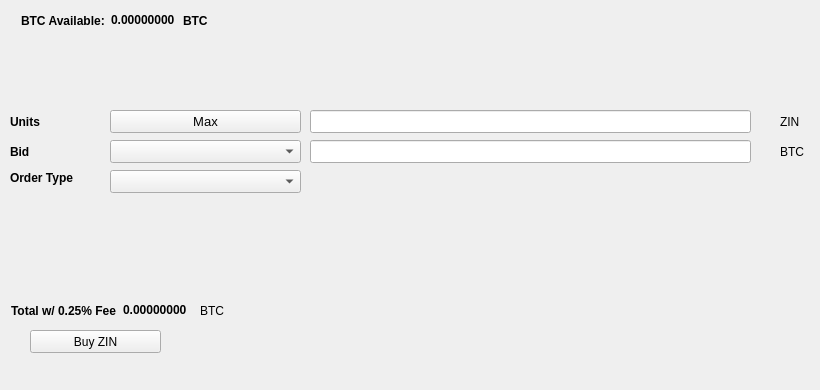
   <widget class="QWidget" name="BuyTab">
    <attribute name="title">
     <string>Buy</string>
    </attribute>
    <widget class="QPushButton" name="BuyZIN">
     <property name="geometry">
      <rect>
       <x>30</x>
       <y>330</y>
       <width>131</width>
       <height>23</height>
      </rect>
     </property>
     <property name="text">
      <string>Buy ZIN</string>
     </property>
     <property name="icon">
      <iconset resource="../zinni.qrc">
       <normaloff>:/icons/bitcoin</normaloff>:/icons/bitcoin</iconset>
     </property>
    </widget>
    <widget class="QLabel" name="label_3">
     <property name="geometry">
      <rect>
       <x>10</x>
       <y>110</y>
       <width>46</width>
       <height>23</height>
      </rect>
     </property>
     <property name="font">
      <font>
       <weight>75</weight>
       <bold>true</bold>
      </font>
     </property>
     <property name="text">
      <string>Units</string>
     </property>
    </widget>
    <widget class="QLineEdit" name="UnitsInput">
     <property name="geometry">
      <rect>
       <x>310</x>
       <y>110</y>
       <width>441</width>
       <height>23</height>
      </rect>
     </property>
     <property name="font">
      <font>
       <pointsize>9</pointsize>
       <weight>75</weight>
       <bold>true</bold>
      </font>
     </property>
    </widget>
    <widget class="QLineEdit" name="BuyBidPriceEdit">
     <property name="geometry">
      <rect>
       <x>310</x>
       <y>140</y>
       <width>441</width>
       <height>23</height>
      </rect>
     </property>
     <property name="font">
      <font>
       <pointsize>9</pointsize>
       <weight>75</weight>
       <bold>true</bold>
      </font>
     </property>
    </widget>
    <widget class="QLabel" name="label_4">
     <property name="geometry">
      <rect>
       <x>780</x>
       <y>110</y>
       <width>31</width>
       <height>23</height>
      </rect>
     </property>
     <property name="text">
      <string>ZIN</string>
     </property>
    </widget>
    <widget class="QLabel" name="label_5">
     <property name="geometry">
      <rect>
       <x>780</x>
       <y>140</y>
       <width>31</width>
       <height>23</height>
      </rect>
     </property>
     <property name="text">
      <string>BTC</string>
     </property>
    </widget>
    <widget class="QLabel" name="label_6">
     <property name="geometry">
      <rect>
       <x>10</x>
       <y>140</y>
       <width>46</width>
       <height>23</height>
      </rect>
     </property>
     <property name="font">
      <font>
       <weight>75</weight>
       <bold>true</bold>
      </font>
     </property>
     <property name="text">
      <string>Bid</string>
     </property>
    </widget>
    <widget class="QLabel" name="label_7">
     <property name="geometry">
      <rect>
       <x>10</x>
       <y>170</y>
       <width>91</width>
       <height>16</height>
      </rect>
     </property>
     <property name="font">
      <font>
       <weight>75</weight>
       <bold>true</bold>
      </font>
     </property>
     <property name="text">
      <string>Order Type</string>
     </property>
    </widget>
    <widget class="QPushButton" name="Buy_Max_Amount">
     <property name="geometry">
      <rect>
       <x>110</x>
       <y>110</y>
       <width>191</width>
       <height>23</height>
      </rect>
     </property>
     <property name="font">
      <font>
       <pointsize>10</pointsize>
      </font>
     </property>
     <property name="text">
      <string>Max</string>
     </property>
    </widget>
    <widget class="QComboBox" name="BuyBidcomboBox">
     <property name="geometry">
      <rect>
       <x>110</x>
       <y>140</y>
       <width>191</width>
       <height>23</height>
      </rect>
     </property>
     <property name="font">
      <font>
       <pointsize>10</pointsize>
      </font>
     </property>
    </widget>
    <widget class="QComboBox" name="buyOrdertypeCombo">
     <property name="geometry">
      <rect>
       <x>110</x>
       <y>170</y>
       <width>191</width>
       <height>23</height>
      </rect>
     </property>
     <property name="font">
      <font>
       <pointsize>10</pointsize>
      </font>
     </property>
    </widget>
    <widget class="QWidget" name="layoutWidget1">
     <property name="geometry">
      <rect>
       <x>21</x>
       <y>11</y>
       <width>227</width>
       <height>19</height>
      </rect>
     </property>
     <layout class="QHBoxLayout" name="horizontalLayout_3">
      <item>
       <widget class="QLabel" name="label232">
        <property name="font">
         <font>
          <weight>75</weight>
          <bold>true</bold>
         </font>
        </property>
        <property name="text">
         <string>BTC Available:</string>
        </property>
       </widget>
      </item>
      <item>
       <widget class="QLabel" name="BtcAvailableLbl">
        <property name="palette">
         <palette>
          <active>
           <colorrole role="WindowText">
            <brush brushstyle="SolidPattern">
             <color alpha="255">
              <red>0</red>
              <green>0</green>
              <blue>0</blue>
             </color>
            </brush>
           </colorrole>
           <colorrole role="Button">
            <brush brushstyle="SolidPattern">
             <color alpha="255">
              <red>0</red>
              <green>170</green>
              <blue>0</blue>
             </color>
            </brush>
           </colorrole>
           <colorrole role="Light">
            <brush brushstyle="SolidPattern">
             <color alpha="255">
              <red>0</red>
              <green>255</green>
              <blue>0</blue>
             </color>
            </brush>
           </colorrole>
           <colorrole role="Midlight">
            <brush brushstyle="SolidPattern">
             <color alpha="255">
              <red>0</red>
              <green>212</green>
              <blue>0</blue>
             </color>
            </brush>
           </colorrole>
           <colorrole role="Dark">
            <brush brushstyle="SolidPattern">
             <color alpha="255">
              <red>0</red>
              <green>85</green>
              <blue>0</blue>
             </color>
            </brush>
           </colorrole>
           <colorrole role="Mid">
            <brush brushstyle="SolidPattern">
             <color alpha="255">
              <red>0</red>
              <green>113</green>
              <blue>0</blue>
             </color>
            </brush>
           </colorrole>
           <colorrole role="Text">
            <brush brushstyle="SolidPattern">
             <color alpha="255">
              <red>0</red>
              <green>170</green>
              <blue>0</blue>
             </color>
            </brush>
           </colorrole>
           <colorrole role="BrightText">
            <brush brushstyle="SolidPattern">
             <color alpha="255">
              <red>255</red>
              <green>255</green>
              <blue>255</blue>
             </color>
            </brush>
           </colorrole>
           <colorrole role="ButtonText">
            <brush brushstyle="SolidPattern">
             <color alpha="255">
              <red>0</red>
              <green>0</green>
              <blue>0</blue>
             </color>
            </brush>
           </colorrole>
           <colorrole role="Base">
            <brush brushstyle="SolidPattern">
             <color alpha="255">
              <red>255</red>
              <green>255</green>
              <blue>255</blue>
             </color>
            </brush>
           </colorrole>
           <colorrole role="Window">
            <brush brushstyle="SolidPattern">
             <color alpha="255">
              <red>0</red>
              <green>170</green>
              <blue>0</blue>
             </color>
            </brush>
           </colorrole>
           <colorrole role="Shadow">
            <brush brushstyle="SolidPattern">
             <color alpha="255">
              <red>0</red>
              <green>0</green>
              <blue>0</blue>
             </color>
            </brush>
           </colorrole>
           <colorrole role="AlternateBase">
            <brush brushstyle="SolidPattern">
             <color alpha="255">
              <red>127</red>
              <green>212</green>
              <blue>127</blue>
             </color>
            </brush>
           </colorrole>
           <colorrole role="ToolTipBase">
            <brush brushstyle="SolidPattern">
             <color alpha="255">
              <red>255</red>
              <green>255</green>
              <blue>220</blue>
             </color>
            </brush>
           </colorrole>
           <colorrole role="ToolTipText">
            <brush brushstyle="SolidPattern">
             <color alpha="255">
              <red>0</red>
              <green>0</green>
              <blue>0</blue>
             </color>
            </brush>
           </colorrole>
          </active>
          <inactive>
           <colorrole role="WindowText">
            <brush brushstyle="SolidPattern">
             <color alpha="255">
              <red>0</red>
              <green>0</green>
              <blue>0</blue>
             </color>
            </brush>
           </colorrole>
           <colorrole role="Button">
            <brush brushstyle="SolidPattern">
             <color alpha="255">
              <red>0</red>
              <green>170</green>
              <blue>0</blue>
             </color>
            </brush>
           </colorrole>
           <colorrole role="Light">
            <brush brushstyle="SolidPattern">
             <color alpha="255">
              <red>0</red>
              <green>255</green>
              <blue>0</blue>
             </color>
            </brush>
           </colorrole>
           <colorrole role="Midlight">
            <brush brushstyle="SolidPattern">
             <color alpha="255">
              <red>0</red>
              <green>212</green>
              <blue>0</blue>
             </color>
            </brush>
           </colorrole>
           <colorrole role="Dark">
            <brush brushstyle="SolidPattern">
             <color alpha="255">
              <red>0</red>
              <green>85</green>
              <blue>0</blue>
             </color>
            </brush>
           </colorrole>
           <colorrole role="Mid">
            <brush brushstyle="SolidPattern">
             <color alpha="255">
              <red>0</red>
              <green>113</green>
              <blue>0</blue>
             </color>
            </brush>
           </colorrole>
           <colorrole role="Text">
            <brush brushstyle="SolidPattern">
             <color alpha="255">
              <red>0</red>
              <green>170</green>
              <blue>0</blue>
             </color>
            </brush>
           </colorrole>
           <colorrole role="BrightText">
            <brush brushstyle="SolidPattern">
             <color alpha="255">
              <red>255</red>
              <green>255</green>
              <blue>255</blue>
             </color>
            </brush>
           </colorrole>
           <colorrole role="ButtonText">
            <brush brushstyle="SolidPattern">
             <color alpha="255">
              <red>0</red>
              <green>0</green>
              <blue>0</blue>
             </color>
            </brush>
           </colorrole>
           <colorrole role="Base">
            <brush brushstyle="SolidPattern">
             <color alpha="255">
              <red>255</red>
              <green>255</green>
              <blue>255</blue>
             </color>
            </brush>
           </colorrole>
           <colorrole role="Window">
            <brush brushstyle="SolidPattern">
             <color alpha="255">
              <red>0</red>
              <green>170</green>
              <blue>0</blue>
             </color>
            </brush>
           </colorrole>
           <colorrole role="Shadow">
            <brush brushstyle="SolidPattern">
             <color alpha="255">
              <red>0</red>
              <green>0</green>
              <blue>0</blue>
             </color>
            </brush>
           </colorrole>
           <colorrole role="AlternateBase">
            <brush brushstyle="SolidPattern">
             <color alpha="255">
              <red>127</red>
              <green>212</green>
              <blue>127</blue>
             </color>
            </brush>
           </colorrole>
           <colorrole role="ToolTipBase">
            <brush brushstyle="SolidPattern">
             <color alpha="255">
              <red>255</red>
              <green>255</green>
              <blue>220</blue>
             </color>
            </brush>
           </colorrole>
           <colorrole role="ToolTipText">
            <brush brushstyle="SolidPattern">
             <color alpha="255">
              <red>0</red>
              <green>0</green>
              <blue>0</blue>
             </color>
            </brush>
           </colorrole>
          </inactive>
          <disabled>
           <colorrole role="WindowText">
            <brush brushstyle="SolidPattern">
             <color alpha="255">
              <red>0</red>
              <green>85</green>
              <blue>0</blue>
             </color>
            </brush>
           </colorrole>
           <colorrole role="Button">
            <brush brushstyle="SolidPattern">
             <color alpha="255">
              <red>0</red>
              <green>170</green>
              <blue>0</blue>
             </color>
            </brush>
           </colorrole>
           <colorrole role="Light">
            <brush brushstyle="SolidPattern">
             <color alpha="255">
              <red>0</red>
              <green>255</green>
              <blue>0</blue>
             </color>
            </brush>
           </colorrole>
           <colorrole role="Midlight">
            <brush brushstyle="SolidPattern">
             <color alpha="255">
              <red>0</red>
              <green>212</green>
              <blue>0</blue>
             </color>
            </brush>
           </colorrole>
           <colorrole role="Dark">
            <brush brushstyle="SolidPattern">
             <color alpha="255">
              <red>0</red>
              <green>85</green>
              <blue>0</blue>
             </color>
            </brush>
           </colorrole>
           <colorrole role="Mid">
            <brush brushstyle="SolidPattern">
             <color alpha="255">
              <red>0</red>
              <green>113</green>
              <blue>0</blue>
             </color>
            </brush>
           </colorrole>
           <colorrole role="Text">
            <brush brushstyle="SolidPattern">
             <color alpha="255">
              <red>0</red>
              <green>85</green>
              <blue>0</blue>
             </color>
            </brush>
           </colorrole>
           <colorrole role="BrightText">
            <brush brushstyle="SolidPattern">
             <color alpha="255">
              <red>255</red>
              <green>255</green>
              <blue>255</blue>
             </color>
            </brush>
           </colorrole>
           <colorrole role="ButtonText">
            <brush brushstyle="SolidPattern">
             <color alpha="255">
              <red>0</red>
              <green>85</green>
              <blue>0</blue>
             </color>
            </brush>
           </colorrole>
           <colorrole role="Base">
            <brush brushstyle="SolidPattern">
             <color alpha="255">
              <red>0</red>
              <green>170</green>
              <blue>0</blue>
             </color>
            </brush>
           </colorrole>
           <colorrole role="Window">
            <brush brushstyle="SolidPattern">
             <color alpha="255">
              <red>0</red>
              <green>170</green>
              <blue>0</blue>
             </color>
            </brush>
           </colorrole>
           <colorrole role="Shadow">
            <brush brushstyle="SolidPattern">
             <color alpha="255">
              <red>0</red>
              <green>0</green>
              <blue>0</blue>
             </color>
            </brush>
           </colorrole>
           <colorrole role="AlternateBase">
            <brush brushstyle="SolidPattern">
             <color alpha="255">
              <red>0</red>
              <green>170</green>
              <blue>0</blue>
             </color>
            </brush>
           </colorrole>
           <colorrole role="ToolTipBase">
            <brush brushstyle="SolidPattern">
             <color alpha="255">
              <red>255</red>
              <green>255</green>
              <blue>220</blue>
             </color>
            </brush>
           </colorrole>
           <colorrole role="ToolTipText">
            <brush brushstyle="SolidPattern">
             <color alpha="255">
              <red>0</red>
              <green>0</green>
              <blue>0</blue>
             </color>
            </brush>
           </colorrole>
          </disabled>
         </palette>
        </property>
        <property name="font">
         <font>
          <weight>75</weight>
          <bold>true</bold>
         </font>
        </property>
        <property name="text">
         <string>0.00000000</string>
        </property>
        <property name="textInteractionFlags">
         <set>Qt::LinksAccessibleByMouse|Qt::TextSelectableByKeyboard|Qt::TextSelectableByMouse</set>
        </property>
       </widget>
      </item>
      <item>
       <widget class="QLabel" name="BtcAvailableLbl_2">
        <property name="font">
         <font>
          <weight>75</weight>
          <bold>true</bold>
         </font>
        </property>
        <property name="text">
         <string>BTC</string>
        </property>
       </widget>
      </item>
     </layout>
    </widget>
    <widget class="QWidget" name="layoutWidge2">
     <property name="geometry">
      <rect>
       <x>11</x>
       <y>301</y>
       <width>259</width>
       <height>19</height>
      </rect>
     </property>
     <layout class="QHBoxLayout" name="horizontalLayout_4">
      <item>
       <widget class="QLabel" name="label_9">
        <property name="font">
         <font>
          <weight>75</weight>
          <bold>true</bold>
         </font>
        </property>
        <property name="text">
         <string>Total w/ 0.25% Fee</string>
        </property>
       </widget>
      </item>
      <item>
       <widget class="QLabel" name="BuyCostLabel">
        <property name="palette">
         <palette>
          <active>
           <colorrole role="WindowText">
            <brush brushstyle="SolidPattern">
             <color alpha="255">
              <red>0</red>
              <green>0</green>
              <blue>0</blue>
             </color>
            </brush>
           </colorrole>
           <colorrole role="Button">
            <brush brushstyle="SolidPattern">
             <color alpha="255">
              <red>0</red>
              <green>170</green>
              <blue>0</blue>
             </color>
            </brush>
           </colorrole>
           <colorrole role="Light">
            <brush brushstyle="SolidPattern">
             <color alpha="255">
              <red>0</red>
              <green>255</green>
              <blue>0</blue>
             </color>
            </brush>
           </colorrole>
           <colorrole role="Midlight">
            <brush brushstyle="SolidPattern">
             <color alpha="255">
              <red>0</red>
              <green>212</green>
              <blue>0</blue>
             </color>
            </brush>
           </colorrole>
           <colorrole role="Dark">
            <brush brushstyle="SolidPattern">
             <color alpha="255">
              <red>0</red>
              <green>85</green>
              <blue>0</blue>
             </color>
            </brush>
           </colorrole>
           <colorrole role="Mid">
            <brush brushstyle="SolidPattern">
             <color alpha="255">
              <red>0</red>
              <green>113</green>
              <blue>0</blue>
             </color>
            </brush>
           </colorrole>
           <colorrole role="Text">
            <brush brushstyle="SolidPattern">
             <color alpha="255">
              <red>0</red>
              <green>170</green>
              <blue>0</blue>
             </color>
            </brush>
           </colorrole>
           <colorrole role="BrightText">
            <brush brushstyle="SolidPattern">
             <color alpha="255">
              <red>255</red>
              <green>255</green>
              <blue>255</blue>
             </color>
            </brush>
           </colorrole>
           <colorrole role="ButtonText">
            <brush brushstyle="SolidPattern">
             <color alpha="255">
              <red>0</red>
              <green>0</green>
              <blue>0</blue>
             </color>
            </brush>
           </colorrole>
           <colorrole role="Base">
            <brush brushstyle="SolidPattern">
             <color alpha="255">
              <red>255</red>
              <green>255</green>
              <blue>255</blue>
             </color>
            </brush>
           </colorrole>
           <colorrole role="Window">
            <brush brushstyle="SolidPattern">
             <color alpha="255">
              <red>0</red>
              <green>170</green>
              <blue>0</blue>
             </color>
            </brush>
           </colorrole>
           <colorrole role="Shadow">
            <brush brushstyle="SolidPattern">
             <color alpha="255">
              <red>0</red>
              <green>0</green>
              <blue>0</blue>
             </color>
            </brush>
           </colorrole>
           <colorrole role="AlternateBase">
            <brush brushstyle="SolidPattern">
             <color alpha="255">
              <red>127</red>
              <green>212</green>
              <blue>127</blue>
             </color>
            </brush>
           </colorrole>
           <colorrole role="ToolTipBase">
            <brush brushstyle="SolidPattern">
             <color alpha="255">
              <red>255</red>
              <green>255</green>
              <blue>220</blue>
             </color>
            </brush>
           </colorrole>
           <colorrole role="ToolTipText">
            <brush brushstyle="SolidPattern">
             <color alpha="255">
              <red>0</red>
              <green>0</green>
              <blue>0</blue>
             </color>
            </brush>
           </colorrole>
          </active>
          <inactive>
           <colorrole role="WindowText">
            <brush brushstyle="SolidPattern">
             <color alpha="255">
              <red>0</red>
              <green>0</green>
              <blue>0</blue>
             </color>
            </brush>
           </colorrole>
           <colorrole role="Button">
            <brush brushstyle="SolidPattern">
             <color alpha="255">
              <red>0</red>
              <green>170</green>
              <blue>0</blue>
             </color>
            </brush>
           </colorrole>
           <colorrole role="Light">
            <brush brushstyle="SolidPattern">
             <color alpha="255">
              <red>0</red>
              <green>255</green>
              <blue>0</blue>
             </color>
            </brush>
           </colorrole>
           <colorrole role="Midlight">
            <brush brushstyle="SolidPattern">
             <color alpha="255">
              <red>0</red>
              <green>212</green>
              <blue>0</blue>
             </color>
            </brush>
           </colorrole>
           <colorrole role="Dark">
            <brush brushstyle="SolidPattern">
             <color alpha="255">
              <red>0</red>
              <green>85</green>
              <blue>0</blue>
             </color>
            </brush>
           </colorrole>
           <colorrole role="Mid">
            <brush brushstyle="SolidPattern">
             <color alpha="255">
              <red>0</red>
              <green>113</green>
              <blue>0</blue>
             </color>
            </brush>
           </colorrole>
           <colorrole role="Text">
            <brush brushstyle="SolidPattern">
             <color alpha="255">
              <red>0</red>
              <green>170</green>
              <blue>0</blue>
             </color>
            </brush>
           </colorrole>
           <colorrole role="BrightText">
            <brush brushstyle="SolidPattern">
             <color alpha="255">
              <red>255</red>
              <green>255</green>
              <blue>255</blue>
             </color>
            </brush>
           </colorrole>
           <colorrole role="ButtonText">
            <brush brushstyle="SolidPattern">
             <color alpha="255">
              <red>0</red>
              <green>0</green>
              <blue>0</blue>
             </color>
            </brush>
           </colorrole>
           <colorrole role="Base">
            <brush brushstyle="SolidPattern">
             <color alpha="255">
              <red>255</red>
              <green>255</green>
              <blue>255</blue>
             </color>
            </brush>
           </colorrole>
           <colorrole role="Window">
            <brush brushstyle="SolidPattern">
             <color alpha="255">
              <red>0</red>
              <green>170</green>
              <blue>0</blue>
             </color>
            </brush>
           </colorrole>
           <colorrole role="Shadow">
            <brush brushstyle="SolidPattern">
             <color alpha="255">
              <red>0</red>
              <green>0</green>
              <blue>0</blue>
             </color>
            </brush>
           </colorrole>
           <colorrole role="AlternateBase">
            <brush brushstyle="SolidPattern">
             <color alpha="255">
              <red>127</red>
              <green>212</green>
              <blue>127</blue>
             </color>
            </brush>
           </colorrole>
           <colorrole role="ToolTipBase">
            <brush brushstyle="SolidPattern">
             <color alpha="255">
              <red>255</red>
              <green>255</green>
              <blue>220</blue>
             </color>
            </brush>
           </colorrole>
           <colorrole role="ToolTipText">
            <brush brushstyle="SolidPattern">
             <color alpha="255">
              <red>0</red>
              <green>0</green>
              <blue>0</blue>
             </color>
            </brush>
           </colorrole>
          </inactive>
          <disabled>
           <colorrole role="WindowText">
            <brush brushstyle="SolidPattern">
             <color alpha="255">
              <red>0</red>
              <green>85</green>
              <blue>0</blue>
             </color>
            </brush>
           </colorrole>
           <colorrole role="Button">
            <brush brushstyle="SolidPattern">
             <color alpha="255">
              <red>0</red>
              <green>170</green>
              <blue>0</blue>
             </color>
            </brush>
           </colorrole>
           <colorrole role="Light">
            <brush brushstyle="SolidPattern">
             <color alpha="255">
              <red>0</red>
              <green>255</green>
              <blue>0</blue>
             </color>
            </brush>
           </colorrole>
           <colorrole role="Midlight">
            <brush brushstyle="SolidPattern">
             <color alpha="255">
              <red>0</red>
              <green>212</green>
              <blue>0</blue>
             </color>
            </brush>
           </colorrole>
           <colorrole role="Dark">
            <brush brushstyle="SolidPattern">
             <color alpha="255">
              <red>0</red>
              <green>85</green>
              <blue>0</blue>
             </color>
            </brush>
           </colorrole>
           <colorrole role="Mid">
            <brush brushstyle="SolidPattern">
             <color alpha="255">
              <red>0</red>
              <green>113</green>
              <blue>0</blue>
             </color>
            </brush>
           </colorrole>
           <colorrole role="Text">
            <brush brushstyle="SolidPattern">
             <color alpha="255">
              <red>0</red>
              <green>85</green>
              <blue>0</blue>
             </color>
            </brush>
           </colorrole>
           <colorrole role="BrightText">
            <brush brushstyle="SolidPattern">
             <color alpha="255">
              <red>255</red>
              <green>255</green>
              <blue>255</blue>
             </color>
            </brush>
           </colorrole>
           <colorrole role="ButtonText">
            <brush brushstyle="SolidPattern">
             <color alpha="255">
              <red>0</red>
              <green>85</green>
              <blue>0</blue>
             </color>
            </brush>
           </colorrole>
           <colorrole role="Base">
            <brush brushstyle="SolidPattern">
             <color alpha="255">
              <red>0</red>
              <green>170</green>
              <blue>0</blue>
             </color>
            </brush>
           </colorrole>
           <colorrole role="Window">
            <brush brushstyle="SolidPattern">
             <color alpha="255">
              <red>0</red>
              <green>170</green>
              <blue>0</blue>
             </color>
            </brush>
           </colorrole>
           <colorrole role="Shadow">
            <brush brushstyle="SolidPattern">
             <color alpha="255">
              <red>0</red>
              <green>0</green>
              <blue>0</blue>
             </color>
            </brush>
           </colorrole>
           <colorrole role="AlternateBase">
            <brush brushstyle="SolidPattern">
             <color alpha="255">
              <red>0</red>
              <green>170</green>
              <blue>0</blue>
             </color>
            </brush>
           </colorrole>
           <colorrole role="ToolTipBase">
            <brush brushstyle="SolidPattern">
             <color alpha="255">
              <red>255</red>
              <green>255</green>
              <blue>220</blue>
             </color>
            </brush>
           </colorrole>
           <colorrole role="ToolTipText">
            <brush brushstyle="SolidPattern">
             <color alpha="255">
              <red>0</red>
              <green>0</green>
              <blue>0</blue>
             </color>
            </brush>
           </colorrole>
          </disabled>
         </palette>
        </property>
        <property name="font">
         <font>
          <weight>75</weight>
          <bold>true</bold>
         </font>
        </property>
        <property name="autoFillBackground">
         <bool>false</bool>
        </property>
        <property name="text">
         <string>0.00000000</string>
        </property>
        <property name="textInteractionFlags">
         <set>Qt::LinksAccessibleByMouse|Qt::TextSelectableByMouse</set>
        </property>
       </widget>
      </item>
      <item>
       <widget class="QLabel" name="label_10">
        <property name="font">
         <font>
          <weight>50</weight>
          <bold>false</bold>
         </font>
        </property>
        <property name="text">
         <string>BTC</string>
        </property>
       </widget>
      </item>
     </layout>
    </widget>
    <widget class="QLabel" name="label_24">
     <property name="geometry">
      <rect>
       <x>460</x>
       <y>300</y>
       <width>281</width>
       <height>81</height>
      </rect>
     </property>
     <property name="text">
      <string/>
     </property>
     <property name="pixmap">
      <pixmap>:/images/bittrex</pixmap>
     </property>
    </widget>
   </widget>
